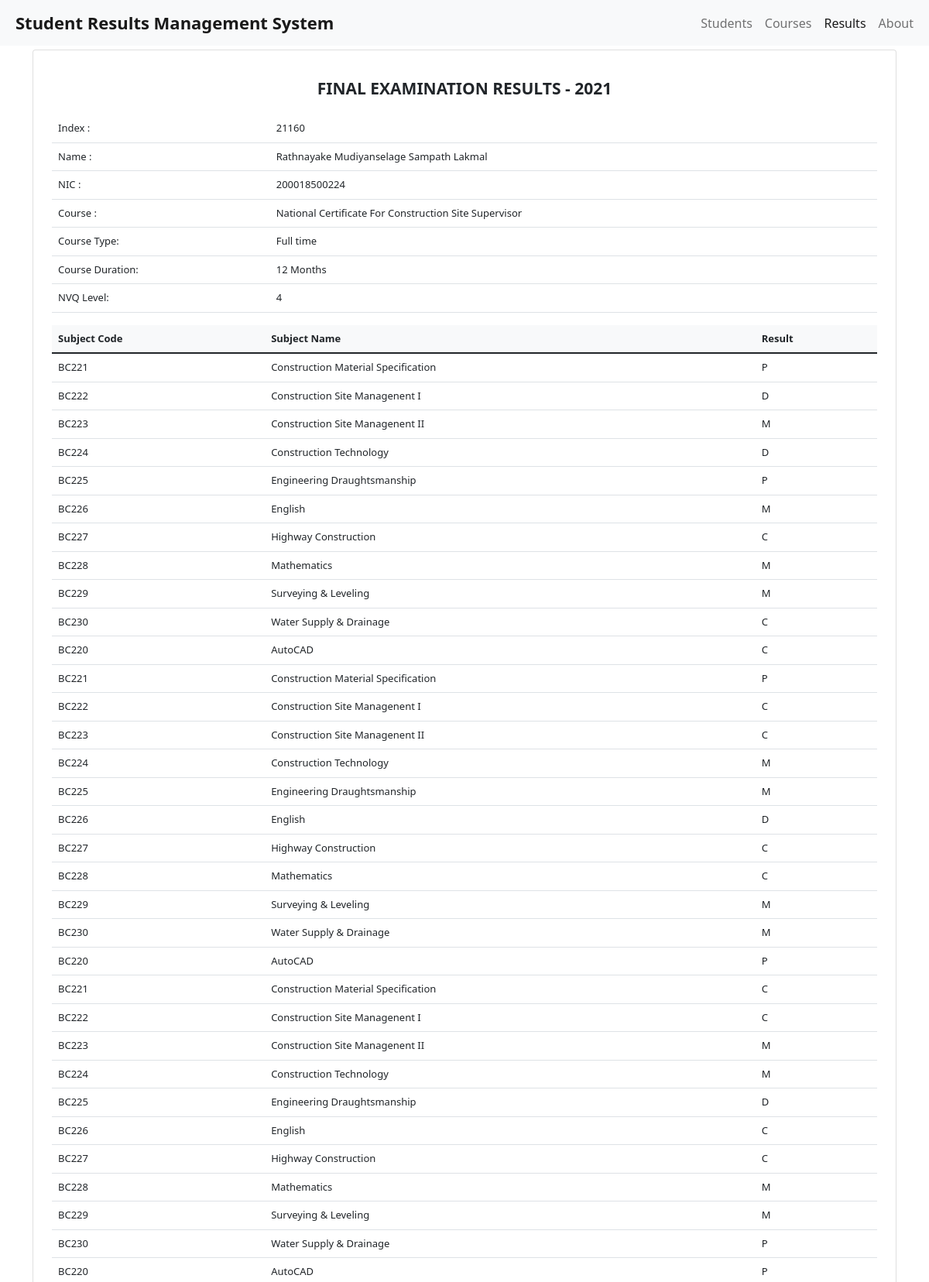
Page /certificate.php (upper part) on the committed database.
### tables this page shows
CREATE TABLE IF NOT EXISTS `result` (
  `no` int(11) NOT NULL AUTO_INCREMENT,
  `index_no` int(10) NOT NULL,
  `subject_id` varchar(10) NOT NULL,
  `results` varchar(3) NOT NULL,
  PRIMARY KEY (`no`)
);

CREATE TABLE IF NOT EXISTS `student` (
  `index_no` int(10) NOT NULL,
  `name` varchar(200) NOT NULL,
  `nic` varchar(15) NOT NULL,
  `gender` varchar(8) NOT NULL,
  `address` varchar(200) NOT NULL,
  `telephone` int(11) NOT NULL,
  `dob` date NOT NULL,
  `training_no` varchar(40) NOT NULL,
  `course_code` varchar(10) NOT NULL,
  `batch` int(3) NOT NULL,
  `dropout` varchar(5) NOT NULL DEFAULT 'No',
  PRIMARY KEY (`index_no`)
);

CREATE TABLE IF NOT EXISTS `course` (
  `course_id` varchar(10) NOT NULL,
  `course_code` varchar(10) NOT NULL,
  `course_name` varchar(100) NOT NULL,
  `trade_name` varchar(100) NOT NULL,
  `course_type` varchar(10) NOT NULL,
  `batch` int(3) NOT NULL,
  `duration` varchar(10) NOT NULL,
  `nvq_level` int(2) NOT NULL,
  PRIMARY KEY (`course_id`)
);

CREATE TABLE IF NOT EXISTS `subject` (
  `subject_id` varchar(10) NOT NULL,
  `course_code` varchar(10) NOT NULL,
  `subject_name` varchar(100) NOT NULL,
  `type` varchar(12) NOT NULL,
  PRIMARY KEY (`subject_id`)
);

### certificate.php (the view, shortened to what this page needs)
<?php
    include 'dbconnection.php';
?>
<?php
    $student_index=$_GET['index'];
    $search_query = "SELECT * FROM `result` INNER JOIN subject ON result.subject_id = subject.subject_id  WHERE index_no LIKE '%".$student_index."%'";
    $select_result = mysqli_query($connection,$search_query);
    $student = mysqli_fetch_assoc($select_result);
    $student_index = $student['index_no'];
    $select_student_query = "SELECT * FROM `student` INNER JOIN course ON student.course_code = course.course_code INNER JOIN subject ON course.course_code=subject.course_code WHERE index_no = '".$student_index."'";
    $student_result = mysqli_query($connection,$select_student_query);
    $student = mysqli_fetch_assoc($student_result);
    $student_name = $student['name'];
    $student_nic = $student['nic'];
    $course_name = $student['course_name'];
    $course_type = $student['course_type'];
    $course_duration = $student['duration'];
    $course_nvq = $student['nvq_level'];
?>
<!DOCTYPE html>
<html lang="en">
<head>
    <link rel="stylesheet" href="css/bootstrap.min.css">
    <link rel="stylesheet" href="css/custom.css">
</head>
<body>
    <nav class="navbar fixed-top navbar-expand-lg navbar-light bg-light">
        <div class="container-fluid d-print-none">
            <a class="navbar-brand title" href="#">Student Results Management System</a>
            <div class="collapse navbar-collapse" id="navbarNav">
                <ul class="navbar-nav ms-2">
                    <li class="nav-item">
                        <a class="nav-link" aria-current="page" href="students.php">Students</a>
                    </li>
                    <li class="nav-item">
                        <a class="nav-link" href="courses.php">Courses</a>
                    </li>
                    <li class="nav-item">
                        <a class="nav-link active" href="results.php">Results</a>
                    </li>
                    <li class="nav-item">
                        <a class="nav-link" href="about.php">About</a>
                    </li>
                </ul>
            </div>
        </div>
    </nav>
    <div class="container pt-4">
        <p>&nbsp;</p>
        <div class="card mt-3">
                <div class="card-body p-4">
                    <div class="space10"></div>
                    <h3 class="printtitle">Final Examination Results - 2021</h3>
                    <div class="space10"></div>
                    <table class="table table-responsive 0table-sm">
                        <tbody class="printtable">
                            <tr>
                                <td>Index : </td>
                                <td> <?php echo $student_index ?></td>
                            </tr>
                            <tr>
                                <td>Name : </td>
                                <td> <?php echo $student_name; ?></td>
                            </tr>
                            <tr>
                                <td>NIC : </td>
                                <td> <?php echo $student_nic; ?></td>
                            </tr>
                            <tr>
                                <td>Course : </td>
                                <td> <?php echo $course_name; ?></td>
                            </tr>
                            <tr>
                                <td>Course Type: </td>
                                <td> <?php echo $course_type; ?></td>
                            </tr>
                            <tr>
                                <td>Course Duration: </td>
                                <td> <?php echo $course_duration; ?></td>
                            </tr>
                            <tr>
                                <td>NVQ Level: </td>
                                <td> <?php echo $course_nvq; ?></td>
                            </tr>
                        </tbody>
                    </table>
                    <table class="table table-responsive 0table-sm printtable">
                        <thead class="bg-light">
                            <tr>
                                <th scope="col">Subject Code</th>
                                <th scope="col">Subject Name</th>
                                <th scope="col">Result</th>
                            </tr>
                        </thead>
                        <tbody>
                            <?php While($record = mysqli_fetch_assoc($select_result)){ ?>
                                    <tr>
                                        <td> <?php echo $record['subject_id'] ?></td>
                                        <td> <?php echo $record['subject_name']; ?> </td>
                                        <td> <?php echo $record['results']; ?> </td>
                                    </tr>
                                <?php } ?>
                        </tbody>
                    </table>
                </div>
        </div>
    </div>
</body>
</html>

### css/custom.css (style rules this page uses)
.title { font-weight: 600; font-size: 22px; display: inline-block; margin: 0px 8px auto; width:80%; }
.printtitle { font-size: 21px; font-weight: 600; padding: 3px; text-align: center; text-transform: uppercase; }
.printtable { font-size: 13px; }
.space10 { padding-top: 10px; }

### rows in the picture
result: index_no "21160"
student: name "Rathnayake Mudiyanselage Sampath Lakmal", nic "200018500224"
course: course_name "National Certificate For Construction Site Supervisor", course_type "Full time", duration "12 Months", nvq_level "4"
result: subject.subject_id "BC221", subject.subject_name "Construction Material Specification", results "P"
result: subject.subject_id "BC222", subject.subject_name "Construction Site Managenent I", results "D"
result: subject.subject_id "BC223", subject.subject_name "Construction Site Managenent II", results "M"
result: subject.subject_id "BC224", subject.subject_name "Construction Technology", results "D"
result: subject.subject_id "BC225", subject.subject_name "Engineering Draughtsmanship", results "P"
result: subject.subject_id "BC226", subject.subject_name "English", results "M"
result: subject.subject_id "BC227", subject.subject_name "Highway Construction", results "C"
result: subject.subject_id "BC228", subject.subject_name "Mathematics", results "M"
result: subject.subject_id "BC229", subject.subject_name "Surveying & Leveling", results "M"
result: subject.subject_id "BC230", subject.subject_name "Water Supply & Drainage", results "C"
result: subject.subject_id "BC220", subject.subject_name "AutoCAD", results "C"
result: subject.subject_id "BC221", subject.subject_name "Construction Material Specification", results "P"
result: subject.subject_id "BC222", subject.subject_name "Construction Site Managenent I", results "C"
result: subject.subject_id "BC223", subject.subject_name "Construction Site Managenent II", results "C"
result: subject.subject_id "BC224", subject.subject_name "Construction Technology", results "M"
result: subject.subject_id "BC225", subject.subject_name "Engineering Draughtsmanship", results "M"
result: subject.subject_id "BC226", subject.subject_name "English", results "D"
result: subject.subject_id "BC227", subject.subject_name "Highway Construction", results "C"
result: subject.subject_id "BC228", subject.subject_name "Mathematics", results "C"
result: subject.subject_id "BC229", subject.subject_name "Surveying & Leveling", results "M"
result: subject.subject_id "BC230", subject.subject_name "Water Supply & Drainage", results "M"
result: subject.subject_id "BC220", subject.subject_name "AutoCAD", results "P"
result: subject.subject_id "BC221", subject.subject_name "Construction Material Specification", results "C"
result: subject.subject_id "BC222", subject.subject_name "Construction Site Managenent I", results "C"
result: subject.subject_id "BC223", subject.subject_name "Construction Site Managenent II", results "M"
result: subject.subject_id "BC224", subject.subject_name "Construction Technology", results "M"
result: subject.subject_id "BC225", subject.subject_name "Engineering Draughtsmanship", results "D"
result: subject.subject_id "BC226", subject.subject_name "English", results "C"
result: subject.subject_id "BC227", subject.subject_name "Highway Construction", results "C"
result: subject.subject_id "BC228", subject.subject_name "Mathematics", results "M"
result: subject.subject_id "BC229", subject.subject_name "Surveying & Leveling", results "M"
result: subject.subject_id "BC230", subject.subject_name "Water Supply & Drainage", results "P"
result: subject.subject_id "BC220", subject.subject_name "AutoCAD", results "P"
